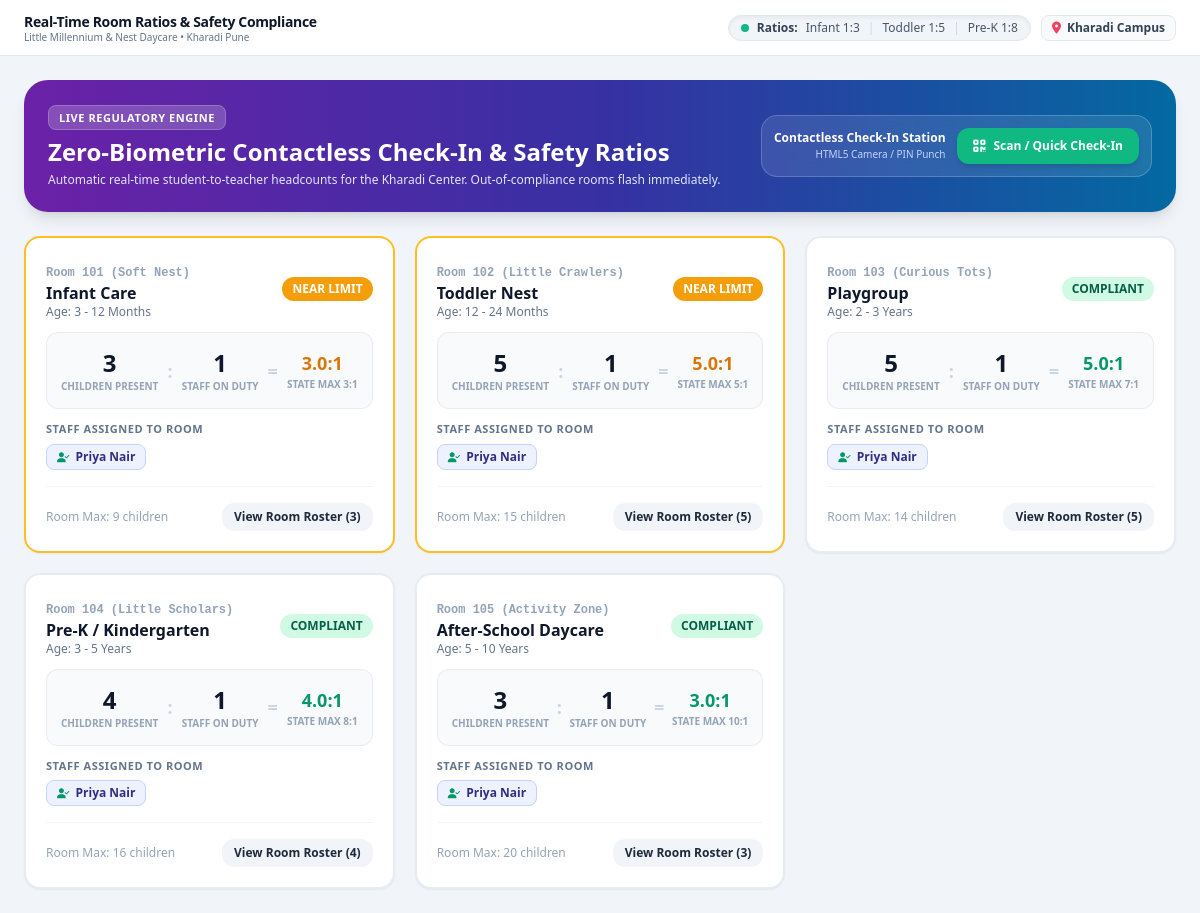
/admin/ratios, run on the app's committed database.
### tables this page shows
CREATE TABLE classrooms (
        id INTEGER PRIMARY KEY AUTOINCREMENT,
        campus_id INTEGER DEFAULT 1,
        name TEXT NOT NULL,
        age_group TEXT NOT NULL,
        capacity INTEGER NOT NULL,
        room_number TEXT,
        max_ratio INTEGER NOT NULL,
        FOREIGN KEY(campus_id) REFERENCES campuses(id)
    );

CREATE TABLE users (
        id INTEGER PRIMARY KEY AUTOINCREMENT,
        campus_id INTEGER DEFAULT 1,
        name TEXT NOT NULL,
        email TEXT UNIQUE NOT NULL,
        password TEXT NOT NULL,
        role TEXT NOT NULL, -- admin, director, teacher, parent, student
        phone TEXT,
        pin_code TEXT,
        avatar TEXT,
        title TEXT,
        created_at TIMESTAMP DEFAULT CURRENT_TIMESTAMP,
        FOREIGN KEY(campus_id) REFERENCES campuses(id)
    );

### app.py (the view)
@app.route('/admin/ratios')
def admin_ratios():
    conn = get_db_connection()
    today_str = datetime.date.today().isoformat()
    classrooms_raw = conn.execute("SELECT * FROM classrooms").fetchall()
    classrooms = []
    for c in classrooms_raw:
        p_count = conn.execute(
            "SELECT COUNT(*) FROM attendance_logs WHERE classroom_id = ? AND date = ? AND check_out IS NULL",
            (c['id'], today_str)
        ).fetchone()[0]
        s_count = 1 if p_count > 0 else 0
        current_ratio = round(p_count / s_count, 1) if s_count > 0 else 0
        is_breached = current_ratio > c['max_ratio']
        is_near = (current_ratio >= c['max_ratio'] - 1) and not is_breached
        teachers = conn.execute("SELECT name FROM users WHERE role = 'teacher' LIMIT 1").fetchall()
        classrooms.append({
            'id': c['id'],
            'name': c['name'],
            'room_number': c['room_number'],
            'age_group': c['age_group'],
            'capacity': c['capacity'],
            'max_ratio': c['max_ratio'],
            'present_count': p_count,
            'staff_count': s_count,
            'current_ratio': current_ratio,
            'is_breached': is_breached,
            'is_near': is_near,
            'teachers': teachers
        })
    all_students = conn.execute("SELECT s.*, c.name as classroom_name FROM students s JOIN classrooms c ON s.classroom_id = c.id").fetchall()
    conn.close()
    return render_template('admin/ratios.html', active_page='admin_ratios', classrooms=classrooms, all_students=all_students)

### app.py (called while the page is built)
def get_current_user():
    user_id = session.get('user_id')
    if not user_id:
        return None
    conn = get_db_connection()
    user = conn.execute("SELECT * FROM users WHERE id = ?", (user_id,)).fetchone()
    conn.close()
    return user

@app.context_processor
def inject_globals():
    conn = get_db_connection()
    pending_approvals = conn.execute("SELECT COUNT(*) FROM invoices WHERE approval_status = 'Pending Approval'").fetchone()[0]
    conn.close()
    return {
        'current_user': get_current_user(),
        'campus_name': Config.CAMPUS_NAME,
        'campus_code': Config.CAMPUS_CODE,
        'pending_approvals_count': pending_approvals
    }

### database.py (called while the page is built)
def get_db_connection():
    conn = sqlite3.connect(Config.DATABASE_PATH)
    conn.row_factory = sqlite3.Row
    return conn

### templates/admin/ratios.html (shortened to what this page needs)
{% extends "base.html" %}
{% block page_title %}Real-Time Room Ratios & Safety Compliance{% endblock %}
{% block content %}
<div class="space-y-6">
  <div class="p-6 bg-gradient-to-r from-purple-800 via-indigo-800 to-sky-700 rounded-3xl text-white shadow-lg flex flex-col md:flex-row items-start md:items-center justify-between gap-4">
    <div>
      <span class="px-2.5 py-1 bg-white/20 backdrop-blur-md text-[11px] font-extrabold uppercase tracking-wider rounded-lg border border-white/20">
        Live Regulatory Engine
      </span>
      <h2 class="text-xl md:text-2xl font-black mt-2">Zero-Biometric Contactless Check-In & Safety Ratios</h2>
      <p class="text-xs text-indigo-100 mt-1">
        Automatic real-time student-to-teacher headcounts for the Kharadi Center. Out-of-compliance rooms flash immediately.
      </p>
    </div>
    <div class="bg-white/10 backdrop-blur-md p-3 rounded-2xl border border-white/20 flex items-center gap-3">
      <div class="text-xs text-right">
        <p class="font-bold">Contactless Check-In Station</p>
        <p class="text-[10px] text-indigo-200">HTML5 Camera / PIN Punch</p>
      </div>
      <button onclick="document.getElementById('checkin-modal').classList.remove('hidden')" class="px-4 py-2 bg-emerald-500 hover:bg-emerald-600 text-white rounded-xl text-xs font-bold shadow-md transition flex items-center gap-2">
        <i class="fa-solid fa-qrcode text-sm"></i>
        <span>Scan / Quick Check-In</span>
      </button>
    </div>
  </div>
  <div class="grid grid-cols-1 md:grid-cols-2 lg:grid-cols-3 gap-5">
    {% for room in classrooms %}
    <div class="bg-white rounded-2xl border-2 {% if room.is_breached %}border-rose-500 bg-rose-50/20 ratio-alert-flash{% elif room.is_near %}border-amber-400 bg-amber-50/20{% else %}border-slate-200/80{% endif %} p-5 shadow-sm flex flex-col justify-between">
      <div>
        <div class="flex items-center justify-between mb-3">
          <div>
            <span class="text-xs font-mono font-bold text-slate-400">{{ room.room_number }}</span>
            <h3 class="text-base font-extrabold text-slate-900 leading-snug">{{ room.name }}</h3>
            <p class="text-xs text-slate-500">Age: {{ room.age_group }}</p>
          </div>
          <span class="px-2.5 py-1 text-xs font-black rounded-xl {% if room.is_breached %}bg-rose-600 text-white{% elif room.is_near %}bg-amber-500 text-white{% else %}bg-emerald-100 text-emerald-800{% endif %}">
            {% if room.is_breached %}NON-COMPLIANT{% elif room.is_near %}NEAR LIMIT{% else %}COMPLIANT{% endif %}
          </span>
        </div>
        <div class="p-3.5 bg-slate-50 rounded-xl border border-slate-200/70 flex items-center justify-between my-3">
          <div class="text-center">
            <span class="text-2xl font-black text-slate-900">{{ room.present_count }}</span>
            <span class="text-[10px] uppercase font-bold text-slate-400 block">Children Present</span>
          </div>
          <div class="text-slate-300 font-bold text-lg">:</div>
          <div class="text-center">
            <span class="text-2xl font-black text-slate-900">{{ room.staff_count }}</span>
            <span class="text-[10px] uppercase font-bold text-slate-400 block">Staff on Duty</span>
          </div>
          <div class="text-slate-300 font-bold text-lg">=</div>
          <div class="text-center">
            <span class="text-lg font-black {% if room.is_breached %}text-rose-600{% elif room.is_near %}text-amber-600{% else %}text-emerald-600{% endif %}">
              {{ room.current_ratio }}:1
            </span>
            <span class="text-[10px] uppercase font-bold text-slate-400 block">State Max {{ room.max_ratio }}:1</span>
          </div>
        </div>
        <div class="mt-3">
          <p class="text-[11px] font-bold text-slate-500 uppercase tracking-wider mb-1.5">Staff Assigned to Room</p>
          <div class="flex flex-wrap gap-1.5">
            {% for teacher in room.teachers %}
            <span class="inline-flex items-center gap-1.5 px-2.5 py-1 bg-indigo-50 border border-indigo-200 text-indigo-900 rounded-lg text-xs font-semibold">
              <i class="fa-solid fa-user-check text-[10px] text-emerald-600"></i>
              <span>{{ teacher.name }}</span>
            </span>
            {% else %}
            <span class="text-xs text-rose-500 font-bold">⚠️ No staff clocked in for this room!</span>
            {% endfor %}
          </div>
        </div>
      </div>
      <div class="pt-4 mt-4 border-t border-slate-100 flex items-center justify-between">
        <span class="text-xs text-slate-400">Room Max: {{ room.capacity }} children</span>
        <button onclick="openRosterModal('{{ room.id }}', '{{ room.name }}')" class="px-3 py-1.5 bg-slate-100 hover:bg-slate-200 text-slate-800 rounded-xl text-xs font-bold transition">
          View Room Roster ({{ room.present_count }})
        </button>
      </div>
    </div>
    {% endfor %}
  </div>
</div>
{% endblock %}

### static/css/custom.css (style rules this page uses)
:root { --lm-purple: #7B2CBF; --lm-blue: #0284C7; --lm-green: #10B981; --lm-orange: #F59E0B; --lm-pink: #EC4899; }
html, body { width: 100%; height: 100%; max-height: 100vh; margin: 0 !important; padding: 0 !important; overflow: hidden !important; font-family: system-ui, -apple-system, BlinkMacSystemFont, 'Segoe UI', Roboto, Oxygen, Ubuntu, Cantarell, 'Open Sans', 'Helvetica Neue', sans-serif; background-color: #F8FAFC; box-sizing: border-box; }
*, *::before, *::after { box-sizing: inherit; }

### data on the page
classrooms: room_number "Room 101 (Soft Nest)", name "Infant Care", age_group "3 - 12 Months", shows "NEAR LIMIT", present_count "3", staff_count "1", current_ratio "3.0", max_ratio "3", capacity "9"
users: name "Priya Nair"
classrooms: room_number "Room 102 (Little Crawlers)", name "Toddler Nest", age_group "12 - 24 Months", shows "NEAR LIMIT", present_count "5", staff_count "1", current_ratio "5.0", max_ratio "5", capacity "15"
classrooms: room_number "Room 103 (Curious Tots)", name "Playgroup", age_group "2 - 3 Years", shows "COMPLIANT", present_count "5", staff_count "1", current_ratio "5.0", max_ratio "7", capacity "14"
classrooms: room_number "Room 104 (Little Scholars)", name "Pre-K / Kindergarten", age_group "3 - 5 Years", shows "COMPLIANT", present_count "4", staff_count "1", current_ratio "4.0", max_ratio "8", capacity "16"
classrooms: room_number "Room 105 (Activity Zone)", name "After-School Daycare", age_group "5 - 10 Years", shows "COMPLIANT", present_count "3", staff_count "1", current_ratio "3.0", max_ratio "10", capacity "20"
